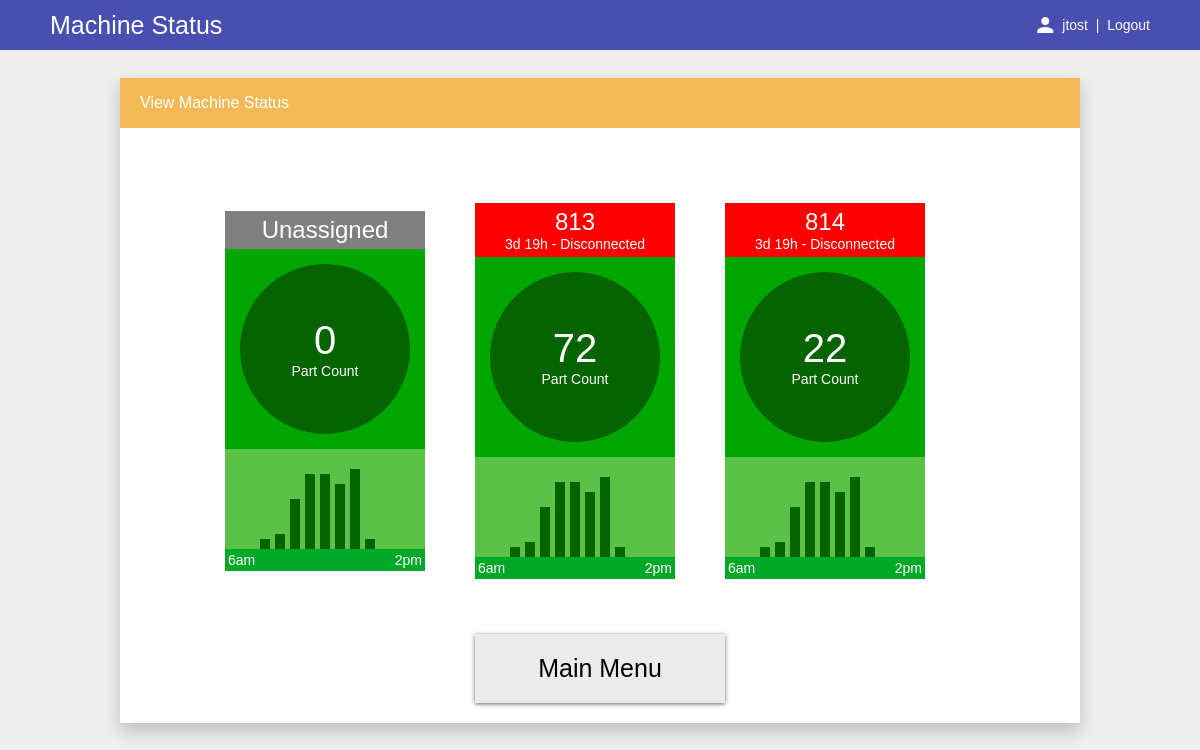
Page /machineStatus/machineStatus.php (signed in) on the committed database.
### tables this page shows
CREATE TABLE `user` (
  `employeeNumber` int(11) NOT NULL,
  `username` varchar(16) NOT NULL,
  `password` varchar(16) NOT NULL,
  `roles` int(11) NOT NULL,
  `permissions` int(11) NOT NULL DEFAULT '0',
  `firstName` varchar(16) NOT NULL,
  `lastName` varchar(16) NOT NULL,
  `email` varchar(32) NOT NULL
);

CREATE TABLE `sensor` (
  `id` int(11) NOT NULL,
  `sensorId` varchar(32) NOT NULL,
  `wcNumber` int(11) DEFAULT NULL,
  `lastContact` datetime DEFAULT NULL,
  `lastCount` datetime DEFAULT NULL,
  `partCount` int(11) NOT NULL DEFAULT '0',
  `resetTime` datetime DEFAULT NULL
);

### common/authentication.php (called while the page is built, shortened)
<?php
require_once 'userInfo.php';
class Authentication
{
   static public function isAuthenticated()
   {
      return (isset($_SESSION["authenticated"]) && ($_SESSION["authenticated"] == true));
   }
   static public function getAuthenticatedUser()
   {
      $authenticatedUser = null;
      if (isset($_SESSION["authenticatedUser"]) && ($_SESSION["authenticatedUser"] == true))
      {
         $authenticatedUser = UserInfo::loadByName($_SESSION["authenticatedUser"]);
      }
      return ($authenticatedUser);
   }
}
?>

### common/databaseKey.php (called while the page is built)
<?php
$SERVER = "localhost";
$USER = "root";
$PASSWORD = "";
$DATABASE = "pptp";
?>

### common/userInfo.php (called while the page is built, shortened)
<?php
require_once 'database.php';
class UserInfo
{
   static public function loadByName($username)
   {
      $userInfo = null;
      $database = new PPTPDatabase();
      $database->connect();
      if ($database->isConnected())
      {
         $result = $database->getUserByName($username);
         if ($result && ($row = $result->fetch_assoc()))
         {
            $userInfo = new UserInfo();
            $userInfo->initialize($row);
         }
      }
      return ($userInfo);
   }
   private function initialize($row)
   {
      $this->username = $row['username'];
   }
}
?>

### common/database.php (called while the page is built, shortened)
<?php
require_once 'databaseKey.php';
require_once 'time.php';
class MySqlDatabase implements Database
{
   function __construct(
      $server,
      $user,
      $password,
      $database)
   {
      $this->server = $server;
      $this->user = $user;
      $this->password = $password;
      $this->database = $database;
   }
   public function connect()
   {
      $this->connection = new mysqli($this->server, $this->user, $this->password, $this->database);
      if ($this->connection->connect_error)
      {
      }
      else
      {
         $this->isConnected = true;
      }
   }
   public function isConnected()
   {
      return ($this->isConnected);
   }
   public function query(
      $query)
   {
      $result = NULL;
      if ($this->isConnected())
      {
         $result = $this->connection->query($query);
      }
      return ($result);
   }
   private $server = "";
   private $user = "";
   private $password = "";
   private $database = "";
   private $connection;
   private $isConnected = false;
}
class PPTPDatabase extends MySqlDatabase
{
   public function getUserByName($username)
   {
      $query = "SELECT * FROM user WHERE username = \"$username\";";
      $result = $this->query($query);
      return ($result);
   }
   public function getSensors()
   {
      $query = "SELECT * FROM sensor ORDER BY wcNumber ASC;";
      $result = $this->query($query);
      return ($result);
   }
   public function getSensor($sensorId)
   {
      $query = "SELECT * FROM sensor WHERE sensorId = \"$sensorId\";";
      $result = $this->query($query);
      return ($result);
   }
}
?>

### common/time.php (called while the page is built, shortened)
<?php
class Time
{
   static public function now($format)
   {
      $dateTime = new DateTime();
      $dateTime->setTimezone(new DateTimeZone('America/New_York'));
      return ($dateTime->format($format));
   }
   static public function fromMySqlDate($dateString, $format)
   {
      $dateTime= new DateTime($dateString, new DateTimeZone('UTC'));
      $dateTime->setTimezone(new DateTimeZone('America/New_York'));
      return ($dateTime->format($format));
   }
}
?>

### machineStatus/machineStatusIndicator.php (the view, shortened to what this page needs)
<?php
require_once '../common/time.php';
class MachineStatus
{
   public static function toString($machineStatus)
   {
      $string = "";
      switch ($machineStatus)
      {
         case MachineStatus::DISCONNECTED:
            $string = "Disconnected";
            break;
         default:
            break;
      }
      return ($string);
   }
}
class MachineStatusIndicator
{
   public function __construct($sensorId, $wcNumber)
   {
      $this->sensorId = $sensorId;
      $this->wcNumber = $wcNumber;
      $this->database = new PPTPDatabase();
   }
   public function getHtml()
   {
      $html = "";
      $this->database->connect();
      if ($this->database->isConnected())
      {
         $this->getStatus($status, $uptime);
         $wcDescription = $this->wcNumber ? $this->wcNumber : "Unassigned";
         $statusClass = strtolower(MachineStatus::toString($status));
         $statusDescription = $this->getStatusDescription($status, $uptime);
         $partCount = $this->getPartCount();
         $hourlyGraph = $this->getHourlyGraph();
         $startTime = "6am";
         $endTime = "2pm";
         $html .=
         <<<HEREDOC
         <div class="flex-vertical machine-status-div $statusClass">
            <div class="flex-vertical machine-status-header-div">
               <div class="flex-horizontal wc-text">$wcDescription</div>
               <div id="status-time-$this->wcNumber" class="flex-horizontal small-text">$statusDescription</div>
            </div>
            <div class="flex-horizontal machine-status-body-div">
               <div class="flex-vertical machine-status-part-count-div">
                  <div id="part-count-$this->wcNumber" class="flex-horizontal part-count-text">$partCount</div>
                  <div class="flex-horizontal small-text">Part Count</div>
               </div>
            </div>
            $hourlyGraph
            <div class="flex-horizontal machine-status-footer-div small-text">
               <div>$startTime</div>
               <div>$endTime</div>
            </div>
         </div>
HEREDOC;
      }
      return ($html);
   }
   private function getStatus(&$status, &$uptime)
   {
      $status = MachineStatus::UNASSIGNED;
      $uptime = 0;
      if ($this->wcNumber != 0)
      {
         $status = MachineStatus::DISCONNECTED;
         $result = $this->database->getSensor($this->sensorId);
         if ($result && ($row = $result->fetch_assoc()))
         {
            $lastContact = new DateTime(Time::fromMySqlDate($row["lastContact"], "Y-m-d H:i:s"));
            $lastCount = new DateTime(Time::fromMySqlDate($row["lastCount"], "Y-m-d H:i:s"));
            $now = new DateTime(Time::now("Y-m-d H:i:s"));
            $countInterval = $lastCount->diff($now);
            $contactInterval = $lastContact->diff($now);
            if (($countInterval->d == 0) &&
                ($countInterval->h == 0) &&
                ($countInterval->i == 0) &&
                ($countInterval->s < 10))
            {
               $status = MachineStatus::ACTIVE;
               $uptime = $countInterval;
            }
            else if (($contactInterval->d == 0) &&
                     ($contactInterval->h == 0) &&
                     ($contactInterval->i == 0) &&
                     ($contactInterval->s < 10))
            {
               $status = MachineStatus::IDLE;
               $uptime = $countInterval;
            }
            else
            {
               $status = MachineStatus::DISCONNECTED;
               $uptime = $contactInterval;
            }
         }
      }
      return ($status);
   }
   private function getStatusDescription($status, $uptime)
   {
      $statusDescription = "";
      if ($status == MachineStatus::UNASSIGNED)
      {
         $statusDescription = MachineStatus::toString($status);
      }
      else
      {
         if ($uptime->d > 0)
         {
            $statusDescription = $uptime->d . "d " . $uptime->h . "h";
         }
         $statusDescription .= " - " . MachineStatus::toString($status);
      }
      return ($statusDescription);
   }
   private function getPartCount()
   {
      $result = $this->database->getSensor($this->sensorId);
      if ($result && ($row = $result->fetch_assoc()))
      {
         $partCount = $row["partCount"];
      }
      return ($partCount);
   }
   private function getHourlyPartCounts()
   {
      $partCounts = [0, 0, 45, 78, 78, 898, 456, 688, 345, 34, 0, 0];
      return ($partCounts);
   }
   private function getHourlyGraph()
   {
      $hourlyGraph =
      <<<HEREDOC
      <div class="flex-horizontal machine-status-graph-div">
         <div class="graph-bar" style="height:0%"></div>
         <div class="graph-bar" style="height:0%"></div>
         <div class="graph-bar" style="height:10%"></div>
         <div class="graph-bar" style="height:15%"></div>
         <div class="graph-bar" style="height:50%"></div>
         <div class="graph-bar" style="height:75%"></div>
         <div class="graph-bar" style="height:75%"></div>
         <div class="graph-bar" style="height:65%"></div>
         <div class="graph-bar" style="height:80%"></div>
         <div class="graph-bar" style="height:10%"></div>
         <div class="graph-bar" style="height:0%"></div>
         <div class="graph-bar" style="height:0%"></div>
      </div>
HEREDOC;
      return ($hourlyGraph);
   }
   private $sensorId = 0;
   private $wcNumber = 0;
   private $database;
}
?>

### common/header.php
<?php
require_once 'authentication.php';
class Header
{
   public static function render($pageTitle)
   {
      echo
<<<HEREDOC
      <div class="header-div">
         <span class="page-title">$pageTitle</span>
HEREDOC;
      if (Authentication::isAuthenticated())
      {
         $username = Authentication::getAuthenticatedUser()->username;
         echo
<<<HEREDOC
            <div class="flex-horizontal">
               <i class="material-icons" style="margin-right:5px; color: #ffffff; font-size: 24px;">person</i>
               <div class="nav-username">$username&nbsp | &nbsp</div>
               <a class="nav-link" href="/pptp/home.php?action=logout">Logout</a>
            </div>
HEREDOC;
      }
      echo "</div>";
   }
}
?>

### machineStatus/viewMachineStatusPage.php (shortened to what this page needs)
<?php
require_once '../common/database.php';
require_once '../common/navigation.php';
require_once 'machineStatusIndicator.php';
class MachineStatusPage
{
   public static function getHtml()
   {
      $machineStatus = MachineStatusPage::getMachineStatus();
      $navBar = MachineStatusPage::navBar();
      $html =
      <<<HEREDOC
      <form id="timeCardForm" action="timeCard.php" method="POST"></form>
      <div class="flex-vertical card-div">
         <div class="card-header-div">View Machine Status</div>
         <div class="flex-horizontal content-div" style="height:400px;">
            $machineStatus
         </div>
         $navBar
      </div>
      <script src="machineStatus.js"></script>
      <script>
         // Start a one-second timer to update the machine status div.
         setInterval(function(){updateMachineStatus();}, 1000);
      </script>
HEREDOC;
      return ($html);
   }
   public static function render()
   {
      echo (MachineStatusPage::getHtml());
   }
   public static function getMachineStatus()
   {
      $html = "<div id=\"machine-status-container\" class=\"flex-horizontal\">";
      $database = new PPTPDatabase();
      $database->connect();
      if ($database->isConnected())
      {
         $result = $database->getSensors();
         if ($result)
         {
            while ($row = $result->fetch_assoc())
            {
               $machineStatusIndicator = new MachineStatusIndicator($row["sensorId"], $row["wcNumber"]);
               $html .= $machineStatusIndicator->getHtml();
            }
         }
      }
      $html .= "</div>";
      return ($html);
   }
   private static function navBar()
   {
      $navBar = new Navigation();
      $navBar->start();
      $navBar->mainMenuButton();
      $navBar->end();
      return ($navBar->getHtml());
   }
}
?>

### common/flex.css (style rules this page uses)
.flex-horizontal { display: flex; flex-direction: row; align-items:center; justify-content: center; }
.flex-vertical { display: flex; flex-direction: column; align-items:center; justify-content: center; }

### pptpTools.css (style rules this page uses)
body { margin: 0px; font-family: "lucida grande",tahoma,verdana,arial,sans-serif; background: #eee; }
.header-div { display: flex; flex-direction: row; justify-content: space-between; align-items: center; height: 50px; background: #484fb0; padding-left: 50px; padding-right: 50px; }
.page-title { font-size: 25px; color: #ffffff; }
.nav-username { font-size: 14px; color: #ffffff; }
.nav-link { font-size: 14px; color: #ffffff; text-decoration: none; }
.card-div { justify-content: flex-start; background: #ffffff; box-shadow: 0px 8px 16px 0px rgba(0,0,0,0.2); align-items: stretch; width: 80%; height: 625px; padding-bottom: 20px; }
.card-header-div { display: flex; flex-direction: row; justify-content: flex-start; align-items: center; background: #f2b955; font-size: 16px; color: #ffffff; padding-left: 20px; height: 50px; }
.content-div { flex-grow: 1; padding-top: 20px; height:400px }

### machineStatus/machineStatus.css (style rules this page uses)
.machine-status-div { width: 200px; margin-right: 50px; align-items: stretch; font-family: "lucida grande",tahoma,verdana,arial,sans-serif; color: #ffffff; }
.machine-status-header-div { background: grey; padding: 5px; }
.disconnected .machine-status-header-div { background: red; }
.machine-status-body-div { background: #00a600; height: 200px; }
.machine-status-part-count-div { background: #056300; border-radius: 50%; height: 85%; width: 85%; }
.machine-status-graph-div { background: #5ac246; height: 100px; align-items: flex-end; justify-content: flex-start; }
.graph-bar { background: #056300; width: 10px; margin-left: 5px; }
.machine-status-footer-div { background: #00a827; justify-content: space-between; padding: 3px; }
.wc-text { font-size: 24px; }
.part-count-text { font-size: 40px; }
.small-text { font-size: 14px; }

### rows in the picture
user: username "jtost"
sensor: wcNumber "Unassigned", partCount "0"
sensor: wcNumber "813", lastContact "3d 19h - Disconnected", partCount "72"
sensor: wcNumber "814", lastContact "3d 19h - Disconnected", partCount "22"

### other values in the picture
$pageTitle "Machine Status"
